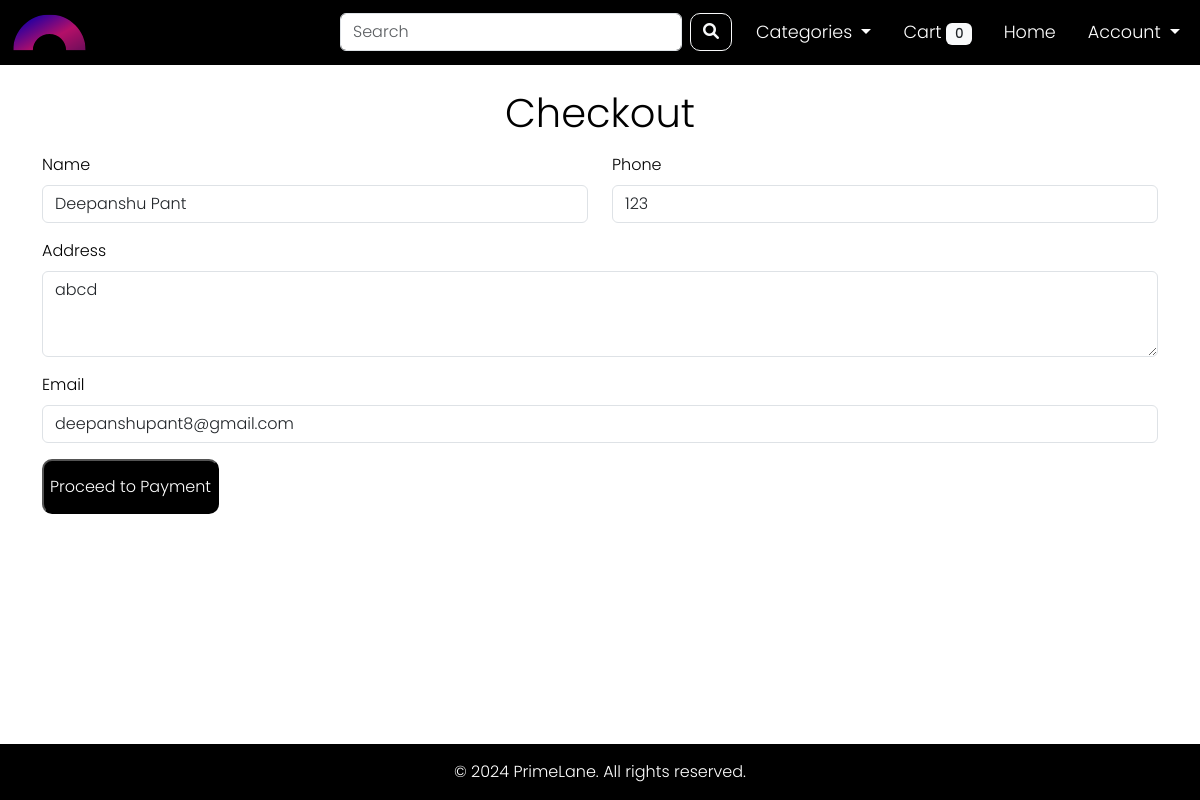
The page /checkout/ (signed in) on the database its author committed.
### app/models.py (models this page shows, shortened)
class User(Base):
    __tablename__ = 'users'
    user_id = Column(Integer, primary_key=True, autoincrement=True)
    user_name = Column(String(100), nullable=False)
    user_email = Column(String(100), nullable=False, unique=True)
    user_password = Column(String(100), nullable=False)
    user_phone_number = Column(String(100), nullable=False)
    user_address = Column(String(200), default="")
    user_role = Column(String(50), default='user', nullable=False)
    created_at = Column(DateTime, default=get_ist_time)
    updated_at = Column(DateTime, default=get_ist_time, onupdate=get_ist_time)
    user_status = Column(String(50), default='active', nullable=False)
    orders = relationship('Order', back_populates='user')
    shopping_carts = relationship('ShoppingCart', back_populates='user')
    @property
    def password(self):
        raise ArithmeticError("Password is not a readable attribute")

### app/routes.py (the view, shortened to what this page needs)
@main.route('/checkout/', methods=['GET', 'POST'])
def checkout():
    user_id = session.get('user_id')
    if not user_id:
        flash("Please log in to proceed with checkout", "warning")
        return redirect(url_for('auth.login'))
    db_session = get_session()
    user = db_session.query(User).filter_by(user_id=user_id).first()
    user_details = {
        'user_name': user.user_name if user else '',
        'user_phone_number': user.user_phone_number if user else '',
        'user_address': user.user_address if user else '',
        'user_email': user.user_email if user else '',
    }
    return render_template('checkout.html', user_details=user_details)

### app/__init__.py (called while the page is built)
def create_app():
    app = Flask(__name__)
    app.config.from_object('config.Config')
    init_db()
    @app.before_request
    def before_request():
        g.rupee_symbol = '₹'
    mail.init_app(app)
    Migrate(app, engine)
    app.register_blueprint(main)
    app.register_blueprint(admin, url_prefix='/admin')
    app.register_blueprint(auth)
    Base.metadata.create_all(engine)
    app.config['SECRET_KEY'] = 'secret_key'
    return app

### app/routes.py (called while the page is built)
@main.before_request
def before_request():
    user_id = session.get('user_id')
    if user_id:
        db_session = get_session()
        products_in_cart = db_session.query(ShoppingCart).filter_by(user_id=user_id).all()
        cart_count = sum(item.cart_quantity for item in products_in_cart)
        g.cart_count = cart_count
    else:
        g.cart_count = 0

@main.before_request
def load_categories():
    db_session = get_session()
    g.categories = db_session.query(Category).all()
    db_session.close()

### db/engine.py (called while the page is built)
def get_session():
    return Session()

### app/templates/checkout.html (shortened to what this page needs)
{% extends 'base.html' %}
{% block content %}
    <div class="container">
        <h1 class="mt-4 mb-3 text-center">Checkout</h1>
        <form method="POST" action="{{ url_for('main.checkout') }}">
            <div class="row">
                <div class="col-12 col-md-6">
                    <div class="mb-3">
                        <label for="user_name" class="form-label">Name</label>
                        <input type="text" id="user_name" name="user_name" class="form-control"
                               value="{{ user_details.user_name }}" required>
                    </div>
                </div>
                <div class="col-12 col-md-6">
                    <div class="mb-3">
                        <label for="user_phone_number" class="form-label">Phone</label>
                        <input type="tel" id="user_phone_number" name="user_phone_number" class="form-control"
                               value="{{ user_details.user_phone_number }}" required>
                    </div>
                </div>
            </div>
            <div class="mb-3">
                <label for="user_address" class="form-label">Address</label>
                <textarea id="user_address" name="user_address" class="form-control"
                          rows="3" required>{{ user_details.user_address }}</textarea>
            </div>
            <div class="mb-3">
                <label for="user_email" class="form-label">Email</label>
                <input type="email" id="user_email" name="user_email" class="form-control"
                       value="{{ user_details.user_email }}" required>
            </div>
            <button type="submit" class="addToCart">Proceed to Payment</button>
        </form>
    </div>
{% endblock %}

### app/static/css/main.css (style rules this page uses)
* { box-sizing: border-box; font-family: poppins; }
body { background-color: #ffffff; color: black; margin: 0; padding: 0; background-clip: content-box; min-height: 100vh; display: flex; flex-direction: column; }
.addToCart { background-color: black; color: white; height: 55px; border-radius: 10px; }

### rows shown on the page
User: user_name "Deepanshu Pant", user_phone_number "123", user_address "abcd", user_email "deepanshupant8@gmail.com"

### other values the page prints
{{ g.cart_count }} "0"
